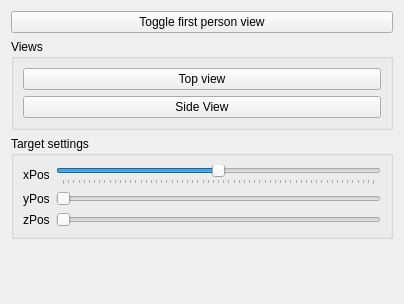
<?xml version="1.0" encoding="UTF-8"?>
<ui version="4.0">
 <class>Form</class>
 <widget class="QWidget" name="Form">
  <property name="geometry">
   <rect>
    <x>0</x>
    <y>0</y>
    <width>404</width>
    <height>304</height>
   </rect>
  </property>
  <property name="windowTitle">
   <string>Form</string>
  </property>
  <property name="toolTip">
   <string/>
  </property>
  <layout class="QGridLayout" name="gridLayout">
   <item row="1" column="0">
    <widget class="QGroupBox" name="gb_he_views">
     <property name="title">
      <string>Views</string>
     </property>
     <layout class="QGridLayout" name="gridLayout_2">
      <item row="0" column="0">
       <widget class="QPushButton" name="bt_he_topView">
        <property name="text">
         <string>Top view</string>
        </property>
       </widget>
      </item>
      <item row="1" column="0">
       <widget class="QPushButton" name="bt_he_sideView">
        <property name="text">
         <string>Side View</string>
        </property>
       </widget>
      </item>
     </layout>
    </widget>
   </item>
   <item row="0" column="0">
    <widget class="QPushButton" name="bt_he_FPV">
     <property name="text">
      <string>Toggle first person view</string>
     </property>
     <property name="checkable">
      <bool>true</bool>
     </property>
    </widget>
   </item>
   <item row="3" column="0">
    <spacer name="sp_he">
     <property name="orientation">
      <enum>Qt::Vertical</enum>
     </property>
     <property name="sizeHint" stdset="0">
      <size>
       <width>20</width>
       <height>40</height>
      </size>
     </property>
    </spacer>
   </item>
   <item row="2" column="0">
    <widget class="QGroupBox" name="gb_he_target">
     <property name="title">
      <string>Target settings</string>
     </property>
     <layout class="QGridLayout" name="gridLayout_3">
      <item row="0" column="0">
       <widget class="QLabel" name="lb_he_tx">
        <property name="text">
         <string>xPos</string>
        </property>
       </widget>
      </item>
      <item row="0" column="2">
       <widget class="QSlider" name="sd_he_tx">
        <property name="minimum">
         <number>-300</number>
        </property>
        <property name="maximum">
         <number>300</number>
        </property>
        <property name="value">
         <number>0</number>
        </property>
        <property name="orientation">
         <enum>Qt::Horizontal</enum>
        </property>
        <property name="tickPosition">
         <enum>QSlider::TicksBelow</enum>
        </property>
       </widget>
      </item>
      <item row="1" column="0">
       <widget class="QLabel" name="lb_he_ty">
        <property name="text">
         <string>yPos</string>
        </property>
       </widget>
      </item>
      <item row="2" column="0">
       <widget class="QLabel" name="lb_he_tz">
        <property name="text">
         <string>zPos</string>
        </property>
       </widget>
      </item>
      <item row="1" column="2">
       <widget class="QSlider" name="sd_he_ty">
        <property name="orientation">
         <enum>Qt::Horizontal</enum>
        </property>
       </widget>
      </item>
      <item row="2" column="2">
       <widget class="QSlider" name="sd_he_tz">
        <property name="orientation">
         <enum>Qt::Horizontal</enum>
        </property>
       </widget>
      </item>
     </layout>
    </widget>
   </item>
  </layout>
 </widget>
 <resources/>
 <connections/>
</ui>
